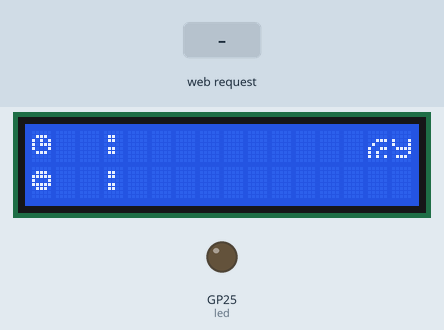
This program was run on a simulated Raspberry Pi Pico running MicroPython. On the bench: 16×2 character LCD, output pins drawn as LEDs (lit = HIGH). The inputs (shaded band) are chosen by the test bench. WiFi joins after 1.5 s; the clock reads 2024-03-15 10:24:30 at power-on unless the program sets it; threads take turns every 2 ms; what the program prints to the serial console is not drawn.

Above: at 2.2 s.
At 3.2 s:
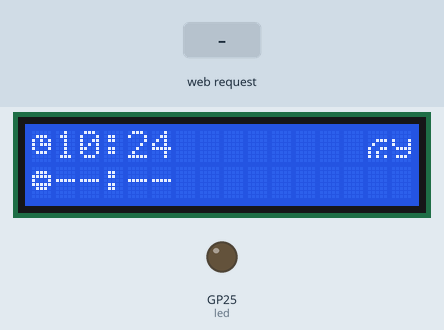
3.3 s: HTTP request GET /light/on received
4.8 s: HTTP request GET /light/t received
6.3 s: HTTP request GET / received
At 32.4 s:
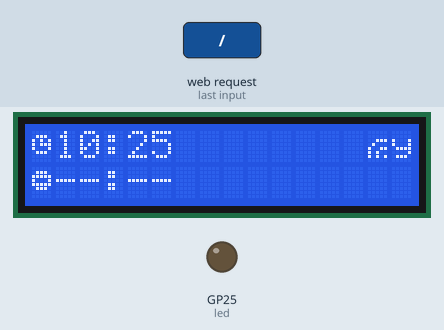
Timing chart, 0 to 33.0 s (numbered marks = the images above; inputs shaded):
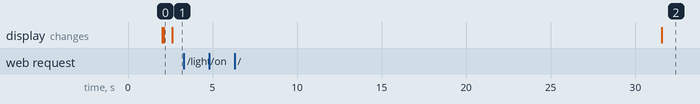

The program:

server_v1.3.py
```python
# Bibliotheken laden
import network
import machine
import socket
import rp2
import time
from time import sleep_ms
from machine import I2C, Pin
from machine_i2c_lcd import I2cLcd
import _thread

led = machine.Pin('LED', machine.Pin.OUT)

i2c = I2C(0, sda=Pin(20), scl=Pin(21), freq=100000)
#lcd = I2cLcd(i2c, 0x27, 2, 16)

wlanSSID = 'o2-WLAN89'
wlanPW = 'TZU7LZHK74Q4NAXR'
network.country('DE')

# HTML-Datei
html = """<!doctype html><html lang="en">
<head>
<meta charset="utf-8"><meta name="viewport" content="width=device-width, initial-scale=1">
<link rel="shortcut icon" href="data:">
<link rel="stylesheet" href="stzyles.css">
<title>server_ctrl</title>
</head>
<body>
    <h1 align="center">webserver_test</h1>
    <form>
        <div>
            <input id="example" type="text" name="text" size="1" maxlength="2"/>

            <input id="example2" type="text" name="text" size="1" maxlength="2" />

        </div>
        <div>
            <input type="submit" value="Send" />
        </div>
    </form>
    </a>


    </body>
    </html>"""
wlan = network.WLAN(network.STA_IF)
# Funktion: WLAN-Verbindung
def scd():
    global ch
    global cm
    global h
    global m
    global i2c
    global lcd
    lcd = I2cLcd(i2c, 0x27, 2, 16)
    clock = bytearray([0x00,0x0E,0x15,0x17,0x11,0x0E,0x00,0x00])
    lcd.custom_char(1, clock)
    lcd.move_to(0, 0)
    lcd.putstr(chr(1))

    clock2 = bytearray([0x00,0x0E,0x1F,0x11,0x1F,0x0E,0x00,0x00])
    lcd.custom_char(2, clock2)
    lcd.move_to(0, 1)
    lcd.putstr(chr(2))

    conn_yn = bytearray([ 0x00,0x00,0x07,0x08,0x13,0x14,0x15,0x00])
    lcd.custom_char(0, conn_yn)
    lcd.move_to(14, 0)
    lcd.putstr(chr(0))
    lcd.move_to(3, 0)
    lcd.putstr(":")
    lcd.move_to(3, 1)
    lcd.putstr(":")
    while True:
        #update
        try:
            if wlan.isconnected() == True:
                lcd.move_to(15, 0)
                lcd.putstr("y")
            else:
                lcd.move_to(15, 0)
                lcd.putstr("n")


            rtc = machine.RTC()
            t = rtc.datetime()
            sleep_ms(500)

            h = t[4]
            h = str(h)

            m = t[5]
            m = str(m)

            lcd.move_to(1, 1)
            lcd.putstr(ch)

            lcd.move_to(4, 1)
            lcd.putstr(cm)

            if len(m) == 1:
                m = "0"+m
            if len(h) == 1:
                h = "0"+h
            lcd.move_to(1, 0)
            lcd.putstr(h)

            lcd.move_to(4, 0)
            lcd.putstr(m)
            time.sleep(1)

        except OSError as e:
            break
        except (KeyboardInterrupt):
            print("thread_terminated = True")
            break
        except:
            break


def wlanConnect():

    if not wlan.isconnected():
        print('WLAN-Verbindung herstellen')
        wlan.config(pm = 0xa11140)
        wlan.active(True)
        wlan.connect(wlanSSID, wlanPW)
        for i in range(10):
            if wlan.status() < 0 or wlan.status() >= 3:
                break
            print('.')
            time.sleep(1)
    if wlan.isconnected():
        print('WLAN-Verbindung hergestellt')
        netConfig = wlan.ifconfig()
        print('IPv4-Adresse:', netConfig[0])
        print()
        return netConfig[0]
    else:
        print('Keine WLAN-Verbindung')
        print('WLAN-Status:', wlan.status())
        print()
        return ''

# WLAN-Verbindung herstellen
ipv4 = wlanConnect()
_thread.start_new_thread(scd, ())


# HTTP-Server starten
if ipv4 != '':
    addr = socket.getaddrinfo(ipv4, 80)[0][-1]
    server = socket.socket()
    server.setsockopt(socket.SOL_SOCKET, socket.SO_REUSEADDR, 1)
    server.bind(addr)
    server.listen(1)
    print (addr)
    print()


def time_update():
    rtc = machine.RTC()
    t = rtc.datetime()
    sleep_ms(500)

    h = t[4]
    h = str(h)

    m = t[5]
    m = str(m)

    lcd.move_to(1, 1)
    lcd.putstr(ch)

    lcd.move_to(4, 1)
    lcd.putstr(cm)

    if len(m) == 1:
        m = "0"+m
    if len(h) == 1:
        h = "0"+h
    lcd.move_to(1, 0)
    lcd.putstr(h)

    lcd.move_to(4, 0)
    lcd.putstr(m)
ch = "--"
cm = "--"

while True:


    try:

        conn, addr = server.accept()
        request = conn.recv(1024)
        request = str(request)
        request = request.split()

        print(request[1])
        if len(request[1]) == 17:
            re1 = request[1][7:9]
            re2 = request[1][15:17]
            print(re1)
            print(re2)
            ch = re1
            cm = re2
        if request[1] == '/light/on':
            peint("on")
        elif request[1] == "/light/t":
            print("t")
        #response
        #//
        state_is = ''
        response = html.replace('TEXT', state_is)
        conn.send('HTTP/1.0 200 OK\r\nContent-type: text/html\r\n\r\n')
        conn.send(response)
        conn.close()
        rtc = machine.RTC()
        t = rtc.datetime()
        print("3")

    except OSError as e:
        break
    except (KeyboardInterrupt):
        break
    except:
        pass

print("code_terminated = True")
try: conn.close()
except NameError: pass
try: server.close()
except NameError: pass
print('Server beendet')
```

Measured:
- after the input at 3.3 s, every drawn part: stays the same
- after the input at 4.8 s, every drawn part: stays the same
- what the display in image 0 shows lasts 0.5 s, from 2.1 s to 2.6 s
